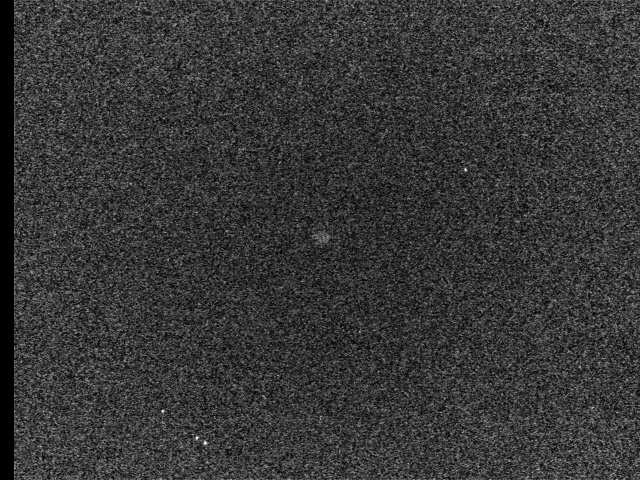
#> input picture control_codes/find_light/test/BKGA0.jpg, 640 x 480 px
$ python -i find_light.py   (imports and definitions only)
#> lines starting #> are read from the running program, lines starting #| are printed output that depends on the picture
#> further down, picture is the input picture: shape (480, 640, 3); min 0, max 255, mean 55.4
# import the necessary packages
from imutils import contours # pip3 install --upgrade imutils
from skimage import measure # pip install --upgrade scikit-image

import numpy as np
import argparse
import imutils
import cv2

def find_loc(image):
	# preprocessing:
	#print('find_loc: ',image.shape)
	w0,h0 = image.shape[0],image.shape[1]
#> w0 = 480; h0 = 640
	w1= 600
	h1 = int(w1*(w0/h0))
#> h1 = 450
	#print('find_loc: ',image.shape)
	image = cv2.resize(image, (w1,h1))
	#print('find_loc: ',image.shape)
	centers = []
	gray = cv2.cvtColor(image, cv2.COLOR_BGR2GRAY)
	blurred = cv2.GaussianBlur(gray, (11, 11), 0)
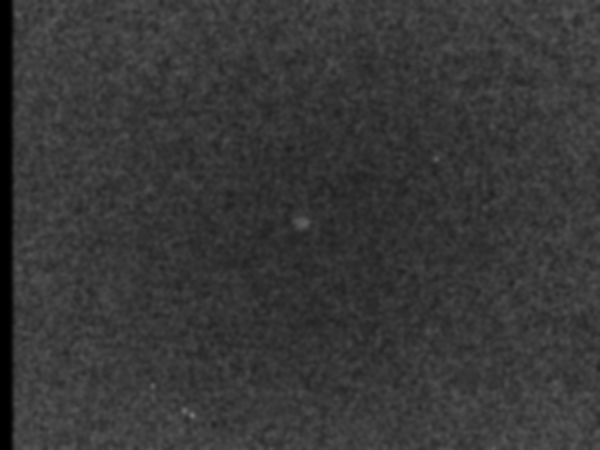
#> blurred: shape (450, 600); min 0, max 117, mean 55.3

	# threshold the image to reveal light regions in the
	# blurred image
	thresh = cv2.threshold(blurred, 200, 255, cv2.THRESH_BINARY)[1]
#> thresh: shape (450, 600); every value is 0

	# perform a series of erosions and dilations to remove
	# any small blobs of noise from the thresholded image
	thresh = cv2.erode(thresh, None, iterations=2)
	thresh = cv2.dilate(thresh, None, iterations=4)

	# perform a connected component analysis on the thresholded
	# image, then initialize a mask to store only the "large"
	# components
	labels = measure.label(thresh, neighbors=8, background=0)
#> labels: shape (450, 600) int64; every value is 0
	mask = np.zeros(thresh.shape, dtype="uint8")
	# loop over the unique components
	for label in np.unique(labels):
		# if this is the background label, ignore it
		if label == 0:
			continue
		# otherwise, construct the label mask and count the
		# number of pixels
		labelMask = np.zeros(thresh.shape, dtype="uint8")
		labelMask[labels == label] = 255
		numPixels = cv2.countNonZero(labelMask)
		# if the number of pixels in the component is sufficiently
		# large, then add it to our mask of "large blobs"
		if numPixels > 0:
			mask = cv2.add(mask, labelMask)
#> this loop made 1 pass


	# find the contours in the mask, then sort them from left to
	# right
	cnts = cv2.findContours(mask.copy(), cv2.RETR_EXTERNAL,
		cv2.CHAIN_APPROX_SIMPLE)
#> cnts = 0 contours
	cnts = imutils.grab_contours(cnts)
#> cnts = []
#> (the run stopped early here; a loop or call above may not have finished)
